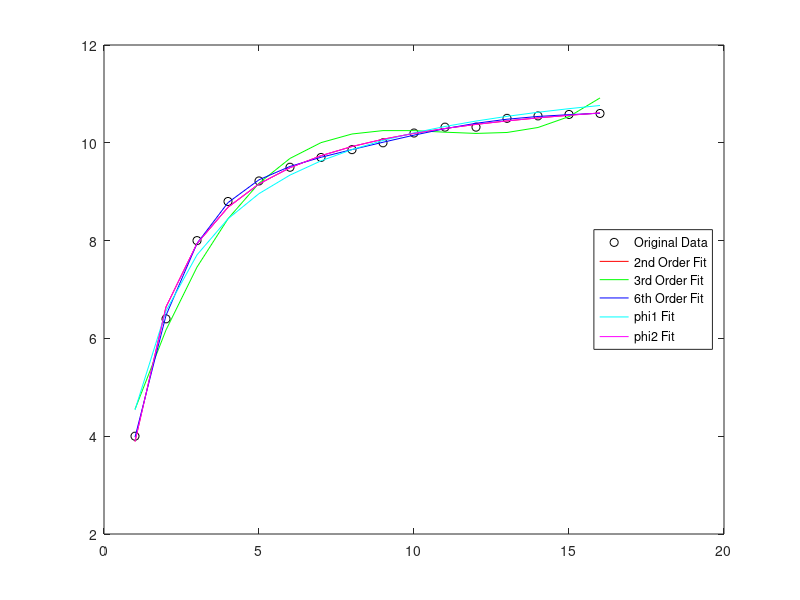

This chart was generated by the following MATLAB code:
t = [1 2 3 4 5 6 7 8 9 10 11 12 13 14 15 16];
y = [4 6.4 8 8.8 9.22 9.5 9.7 9.86 10 10.2 10.32 10.32 10.5 10.55 10.58 10.6];

% 二次拟合
p2 = polyfit(t, y, 2);
y2 = polyval(p2, t);

% 三次拟合
p3 = polyfit(t, y, 3);
y3 = polyval(p3, t);

% 六次拟合
p6 = polyfit(t, y, 6);
y6 = polyval(p6, t);

% 定义损失函数
loss_func1 = @(param) sum((y - (t./(param(1)*t + param(2)))).^2);
loss_func2 = @(param) sum((y - param(1)*exp(param(2)./t)).^2);

% 使用fminsearch找到最小化损失函数的参数
param1 = fminsearch(loss_func1, [1, 1]);
param2 = fminsearch(loss_func2, [1, -1]);

% 计算拟合的y值
y1 = t./(param1(1)*t + param1(2));
y2 = param2(1)*exp(param2(2)./t);


% 画出原始数据
plot(t, y, 'ko'); hold on;

% 画出拟合曲线
plot(t, y2, 'r-'); 
plot(t, y3, 'g-'); 
plot(t, y6, 'b-'); 
plot(t, y1, 'c-'); 
plot(t, y2, 'm-'); 

% 添加图例
legend('Original Data', '2nd Order Fit', '3rd Order Fit', '6th Order Fit', 'phi1 Fit', 'phi2 Fit',"Location","east");

% 关闭hold
hold off;


% 输出二次拟合的函数
fprintf('二次拟合函数：y = %f * t^2 + %f * t + %f\n', p2(1), p2(2), p2(3));

% 输出三次拟合的函数
fprintf('三次拟合函数：y = %f * t^3 + %f * t^2 + %f * t + %f\n', p3(1), p3(2), p3(3), p3(4));

% 输出六次拟合的函数
fprintf('六次拟合函数：y = %f * t^6 + %f * t^5 + %f * t^4 + %f * t^3 + %f * t^2 + %f * t + %f\n', p6(1), p6(2), p6(3), p6(4), p6(5), p6(6), p6(7));

% 输出非线性拟合的函数
fprintf('phi1拟合函数：y = t / (%f * t + %f)\n', param1(1), param1(2));
fprintf('phi2拟合函数：y = %f * exp(%f / t)\n', param2(1), param2(2));
